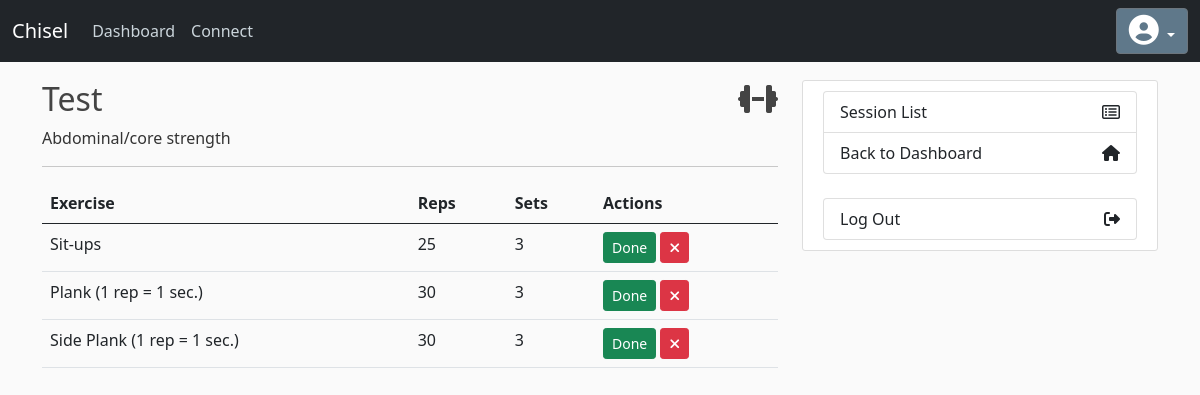
Page /session-list/view/6 on the committed database.
### chisel/models/Workout.py (models this page shows)
class WorkoutSession(db.Model):
    id = db.Column( db.Integer, primary_key = True )
    name = db.Column( db.String( 128 ), nullable = False )
    desc = db.Column( db.Text, nullable = True )
    date = db.Column( db.DateTime )
    type = db.Column( db.Integer )
    completed = db.Column( db.Boolean, default = False )
    user_id = db.Column( db.Integer, db.ForeignKey( 'customer.id' ), nullable = False )
    exercises = db.relationship( 'Exercise', backref='workout_session' )

class Exercise(db.Model):
    id = db.Column( db.Integer, primary_key = True )
    name = db.Column( db.String( 128 ), nullable = False )
    reps = db.Column( db.Text, nullable = True )
    sets = db.Column( db.Integer, nullable = False )
    unique_id_in_dict = db.Column( db.Integer )
    customer_responded = db.Column( db.Boolean )
    session_id = db.Column( db.Integer, db.ForeignKey( 'workout_session.id' ), nullable = False )
    status = db.Column( db.Integer )

### chisel/routes.py (the view)
@app.route( '/session-list/view/' )
@app.route( '/session-list/view/<session_id>' )
def view_session( session_id = None ):
    if not session_id:
        flash( "This session ID doesn't exist.", 'danger' )
        return redirect( url_for( 'session_list' ) )
    this_session = WorkoutSession.query.filter_by( id = session_id ).one()
    exercises = this_session.exercises
    return render_template( 'session_view.html', ses = this_session, session_type = session_types[ this_session.type ], ex_list = exercises )

### chisel/templates/session_view.html (shortened to what this page needs)
{% extends "base.html" %}
{% block content %}
<h2>
  <div class="d-flex justify-content-between">
    <div>
      {{ ses.name }}
    </div>
    <div>
        {% if ses.type == 1 or ses.type == 5 %}
        <i class="fas fa-running"></i>
        {% else %}
        <i class="fas fa-dumbbell"></i>
        {% endif %}
    </div>
  </div>
</h2>
<p>{{ session_type }}</p>
<hr>
<table class="table">
  <thead>
    <tr>
      <th scope="col">Exercise</th>
      <th scope="col">Reps</th>
      <th scope="col">Sets</th>
      <th scope="col">Actions</th>
    </tr>
  </thead>
  <tbody>
    {% for ex in ex_list %}
    {% set td_id = 'resp' + ex.id|string %}
    <tr>
      <td>{{ ex.name }}</td>
      <td>{{ ex.reps }}</td>
      <td>{{ ex.sets }}</td>
      {% if ses.completed %}
      <td>{% if ex.status == 1 %}Skipped{% else %}Completed{% endif %}</td>
      {% elif ex.status == 1 %}
      <td>Skipped</td>
      {% else %}
      <td id="{{ td_id }}"><button id="btn{{ ex.id|string }}" class="btn btn-sm btn-success">Done</button>&nbsp;<form method="POST" action="{{ url_for( 'cancel_workout', session_id = ses.id, workout_id = ex.id ) }}" style="display: inline"><button type="submit" class="btn btn-sm btn-danger"><i class="fas fa-times"></i></button></form></td>
      {% endif %}
    </tr>
    {% endfor %}
  </tbody>
</table>
{% endblock %}
{% block sidebar %}
<div class="content-section">
  <div class="list-group">
    {% if not ses.completed %}
    <a href="{{ url_for( 'session_list' ) }}" class="list-group-item list-group-item-action connect-option">
      Session List
      <i class="fa fa-list-alt"></i>
    </a>
    {% else %}
    <a href="{{ url_for( 'session_history' ) }}" class="list-group-item list-group-item-action connect-option">
      Session History
      <i class="fa fa-history"></i>
    </a>
    {% endif %}
    <a href="{{ url_for( 'dashboard' ) }}" class="list-group-item list-group-item-action connect-option">
      Back to Dashboard
      <i class="fa fa-home" aria-hidden="true"></i>
    </a>
  </div>
  <br/>
  <div class="list-group">
    <a href="#" class="list-group-item list-group-item-action connect-option">
      Log Out
      <i class="fa fa-sign-out"></i>
    </a>
  </div>
</div>
{% endblock %}

### chisel/static/dashboard.css (style rules this page uses)
body { background: #fafafa; color: #333333; margin-top: 5rem; }
h1, h2, h3, h4, h5, h6 { color: #444444; }
.connect-option { display: flex; justify-content: space-between; align-items: center; }
.content-section { background: #ffffff; padding: 10px 20px; border: 1px solid #dddddd; border-radius: 3px; margin-bottom: 20px; }

### rows in the picture
WorkoutSession: name "Test"
Exercise: name "Sit-ups", reps "25", sets "3"
Exercise: name "Plank (1 rep = 1 sec.)", reps "30", sets "3"
Exercise: name "Side Plank (1 rep = 1 sec.)", reps "30", sets "3"

### other values in the picture
{{ session_type }} "Abdominal/core strength"
